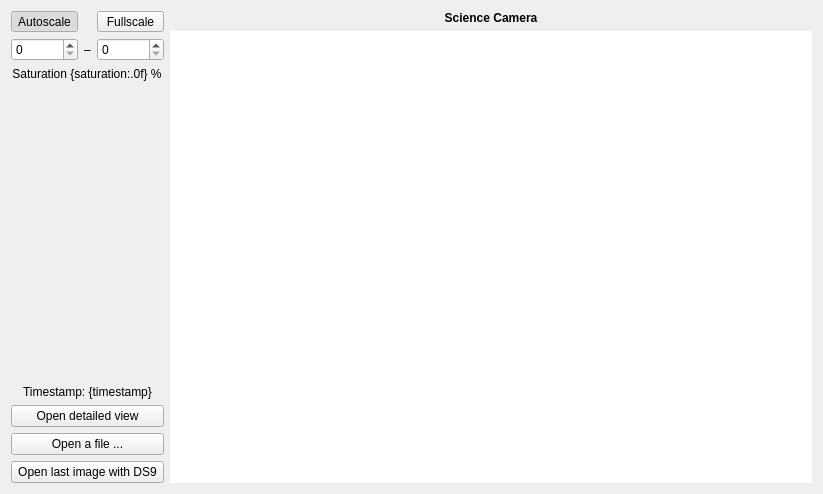
<?xml version="1.0" encoding="UTF-8"?>
<ui version="4.0">
 <class>FLIWidget</class>
 <widget class="QWidget" name="FLIWidget">
  <property name="geometry">
   <rect>
    <x>0</x>
    <y>0</y>
    <width>823</width>
    <height>494</height>
   </rect>
  </property>
  <property name="windowTitle">
   <string>Science Camera - KalAO</string>
  </property>
  <layout class="QGridLayout" name="gridLayout" columnstretch="0,1">
   <item row="0" column="1">
    <widget class="QLabel" name="title_label">
     <property name="font">
      <font>
       <bold>true</bold>
      </font>
     </property>
     <property name="text">
      <string>Science Camera</string>
     </property>
     <property name="alignment">
      <set>Qt::AlignCenter</set>
     </property>
    </widget>
   </item>
   <item row="1" column="1">
    <widget class="KGraphicsView" name="camera_view">
     <property name="enabled">
      <bool>true</bool>
     </property>
     <property name="frameShape">
      <enum>QFrame::NoFrame</enum>
     </property>
     <property name="verticalScrollBarPolicy">
      <enum>Qt::ScrollBarAlwaysOff</enum>
     </property>
     <property name="horizontalScrollBarPolicy">
      <enum>Qt::ScrollBarAlwaysOff</enum>
     </property>
     <property name="sizeAdjustPolicy">
      <enum>QAbstractScrollArea::AdjustToContents</enum>
     </property>
    </widget>
   </item>
   <item row="0" column="0" rowspan="2">
    <layout class="QVBoxLayout" name="side_layout">
     <item>
      <layout class="QGridLayout" name="scale_layout" columnstretch="1,0,1">
       <item row="2" column="0" colspan="3" alignment="Qt::AlignHCenter|Qt::AlignVCenter">
        <widget class="KLabel" name="saturation_label">
         <property name="text">
          <string>Saturation {saturation:.0f} %</string>
         </property>
         <property name="alignment">
          <set>Qt::AlignCenter</set>
         </property>
        </widget>
       </item>
       <item row="1" column="0">
        <widget class="KScaledDoubleSpinbox" name="min_spinbox">
         <property name="keyboardTracking">
          <bool>false</bool>
         </property>
         <property name="decimals">
          <number>0</number>
         </property>
         <property name="minimum">
          <double>0.000000000000000</double>
         </property>
         <property name="maximum">
          <double>100000.000000000000000</double>
         </property>
         <property name="singleStep">
          <double>100.000000000000000</double>
         </property>
        </widget>
       </item>
       <item row="1" column="2" alignment="Qt::AlignVCenter">
        <widget class="KScaledDoubleSpinbox" name="max_spinbox">
         <property name="keyboardTracking">
          <bool>false</bool>
         </property>
         <property name="decimals">
          <number>0</number>
         </property>
         <property name="minimum">
          <double>0.000000000000000</double>
         </property>
         <property name="maximum">
          <double>100000.000000000000000</double>
         </property>
         <property name="singleStep">
          <double>100.000000000000000</double>
         </property>
        </widget>
       </item>
       <item row="1" column="1">
        <widget class="QLabel" name="minmax_label">
         <property name="text">
          <string>–</string>
         </property>
        </widget>
       </item>
       <item row="0" column="2">
        <widget class="QToolButton" name="fullscale_button">
         <property name="sizePolicy">
          <sizepolicy hsizetype="Minimum" vsizetype="Fixed">
           <horstretch>0</horstretch>
           <verstretch>0</verstretch>
          </sizepolicy>
         </property>
         <property name="text">
          <string>Fullscale</string>
         </property>
         <property name="checkable">
          <bool>true</bool>
         </property>
        </widget>
       </item>
       <item row="0" column="0">
        <widget class="QToolButton" name="autoscale_button">
         <property name="sizePolicy">
          <sizepolicy hsizetype="Minimum" vsizetype="Fixed">
           <horstretch>0</horstretch>
           <verstretch>0</verstretch>
          </sizepolicy>
         </property>
         <property name="text">
          <string>Autoscale</string>
         </property>
         <property name="checkable">
          <bool>true</bool>
         </property>
         <property name="checked">
          <bool>true</bool>
         </property>
        </widget>
       </item>
      </layout>
     </item>
     <item>
      <spacer name="verticalSpacer">
       <property name="orientation">
        <enum>Qt::Vertical</enum>
       </property>
       <property name="sizeHint" stdset="0">
        <size>
         <width>20</width>
         <height>40</height>
        </size>
       </property>
      </spacer>
     </item>
     <item>
      <widget class="KLabel" name="timestamp_label">
       <property name="text">
        <string>Timestamp: {timestamp}</string>
       </property>
       <property name="alignment">
        <set>Qt::AlignCenter</set>
       </property>
      </widget>
     </item>
     <item>
      <widget class="QPushButton" name="fits_viewer_button">
       <property name="text">
        <string>Open detailed view</string>
       </property>
      </widget>
     </item>
     <item>
      <widget class="QPushButton" name="open_button">
       <property name="text">
        <string>Open a file ...</string>
       </property>
      </widget>
     </item>
     <item>
      <widget class="QPushButton" name="ds9_button">
       <property name="text">
        <string>Open last image with DS9</string>
       </property>
      </widget>
     </item>
    </layout>
   </item>
  </layout>
 </widget>
 <customwidgets>
  <customwidget>
   <class>KGraphicsView</class>
   <extends>QGraphicsView</extends>
   <header>kalao</header>
  </customwidget>
  <customwidget>
   <class>KLabel</class>
   <extends>QLabel</extends>
   <header>kalao</header>
  </customwidget>
  <customwidget>
   <class>KScaledDoubleSpinbox</class>
   <extends>QDoubleSpinBox</extends>
   <header>kalao</header>
  </customwidget>
 </customwidgets>
 <resources/>
 <connections/>
</ui>
